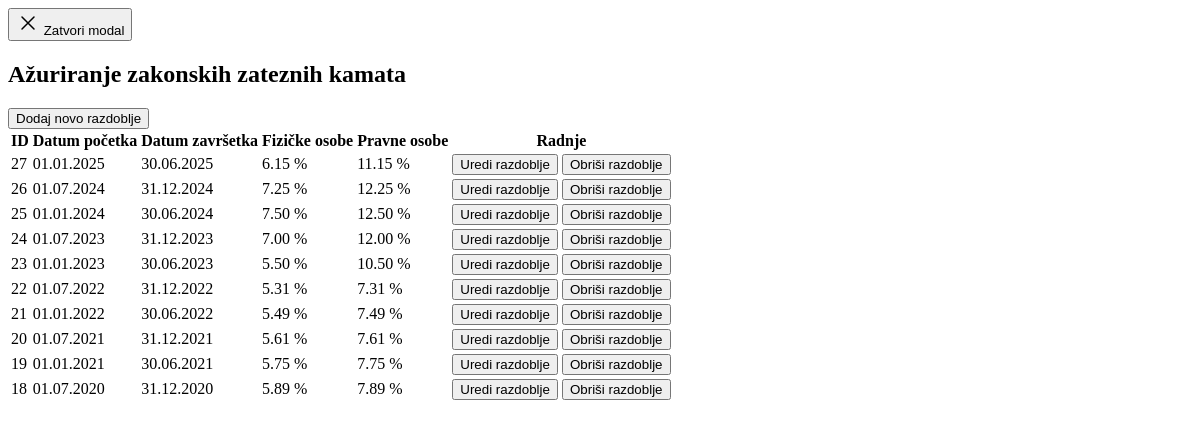
The app's page /interest-update, older data.
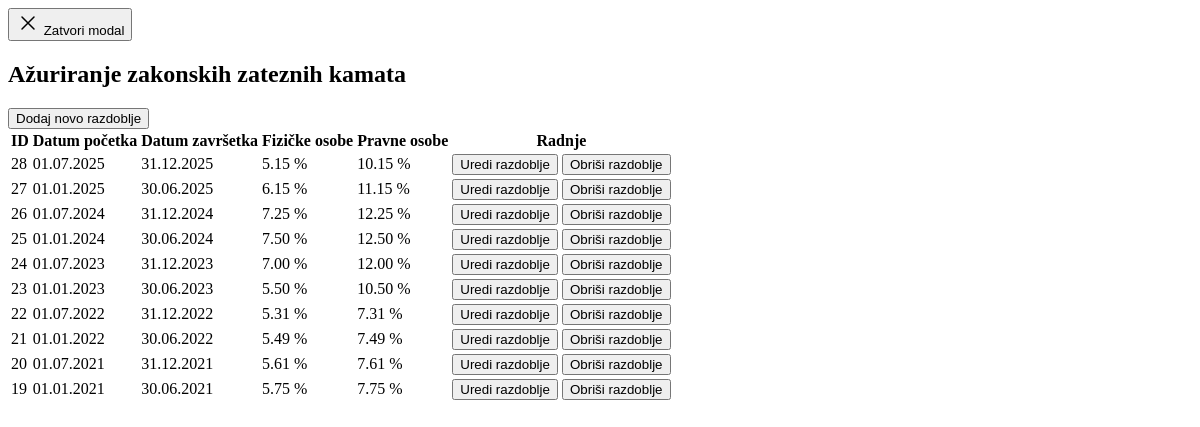
The same page, newer data.
### tables this page shows
CREATE TABLE kamate (
        id INTEGER PRIMARY KEY AUTOINCREMENT,
        datum_pocetka TEXT NOT NULL,
        datum_kraja TEXT NOT NULL,
        fizicke_osobe REAL,
        pravne_osobe REAL
    );

### app.py (the view)
@app.route("/interest-update")
def interest_update():
    try:
        with sqlite3.connect("baza_kamata.db") as conn:
            conn.row_factory = sqlite3.Row
            cursor = conn.cursor()
            cursor.execute(
                """
                SELECT id, datum_pocetka, datum_kraja, fizicke_osobe, pravne_osobe
                FROM kamate
                ORDER BY id DESC
                LIMIT 10
                """
            )
            rows = cursor.fetchall()
        periods = [
            {
                "id": row["id"],
                "datum_pocetka": row["datum_pocetka"],
                "datum_kraja": row["datum_kraja"],
                "fizicke_osobe": _format_rate(row["fizicke_osobe"]),
                "pravne_osobe": _format_rate(row["pravne_osobe"]),
            }
            for row in rows
        ]
        return render_template("interest_update.html", periods=periods)
    except Exception as exc:
        app.logger.exception("Failed to render interest update", exc_info=exc)
        return jsonify({"error": "Internal server error"}), 500

### app.py (called while the page is built)
def _format_rate(value):
    try:
        return f"{float(value):.2f}"
    except (TypeError, ValueError):
        return value

@app.context_processor
def inject_timestamp():
    return {'time': int(datetime.now().timestamp())}

### templates/interest_update.html (shortened to what this page needs)
<div class="modal-dialog modal-dialog--wide" data-modal="interest-update">
    <button type="button" class="modal-close button button--icon _animate" data-dismiss="modal">
        <img src="{{ url_for('static', filename='images/close.svg') }}" onload="SVGInject(this)" />
        <span class="sr-only">Zatvori modal</span>
    </button>
    <header class="modal-header">
        <h2 class="modal-title">Ažuriranje zakonskih zateznih kamata</h2>
    </header>
    <div class="modal-body">
        <div class="interest-periods__toolbar">
            <button type="button" class="button button--primary button--tiny" data-action="toggle-interest-form">
                Dodaj novo razdoblje
            </button>
        </div>
        <section class="interest-periods" data-list="interest-periods">
            {% if periods %}
            <div class="interest-periods__table-wrapper">
                <table class="interest-periods-table">
                    <thead>
                        <tr>
                            <th scope="col">ID</th>
                            <th scope="col">Datum početka</th>
                            <th scope="col">Datum završetka</th>
                            <th scope="col">Fizičke osobe</th>
                            <th scope="col">Pravne osobe</th>
                            <th scope="col" class="interest-periods-table__actions">Radnje</th>
                        </tr>
                    </thead>
                    <tbody class="interest-periods-list">
                        {% for period in periods %}
                        <tr class="interest-period" data-id="{{ period.id }}">
                            <td class="interest-period__id">{{ period.id }}</td>
                            <td class="interest-period__cell" data-column="datum_pocetka">{{ period.datum_pocetka }}</td>
                            <td class="interest-period__cell" data-column="datum_kraja">{{ period.datum_kraja }}</td>
                            <td class="interest-period__cell" data-column="fizicke_osobe">
                                {{ "%.2f"|format(period.fizicke_osobe|float) }} %
                            </td>
                            <td class="interest-period__cell" data-column="pravne_osobe">
                                {{ "%.2f"|format(period.pravne_osobe|float) }} %
                            </td>
                            <td class="interest-period__actions">
                                <button type="button" class="button button--tiny button--secondary"
                                    data-action="edit-interest-period">Uredi razdoblje</button>
                                <button type="button" class="button button--tiny button--plain"
                                    data-action="delete-interest-period">Obriši razdoblje</button>
                            </td>
                        </tr>
                        {% endfor %}
                    </tbody>
                </table>
            </div>
            {% else %}
            <p class="interest-periods__empty">Trenutačno nema zabilježenih razdoblja.</p>
            {% endif %}
        </section>
    </div>
</div>

Row changes from the older to the newer data that the page shows:
no longer on this page (row unchanged): kamate: id "18", datum_pocetka "01.07.2020", datum_kraja "31.12.2020", fizicke_osobe "5.89", pravne_osobe "7.89"
added kamate: id "28", datum_pocetka "01.07.2025", datum_kraja "31.12.2025", fizicke_osobe "5.15", pravne_osobe "10.15"
